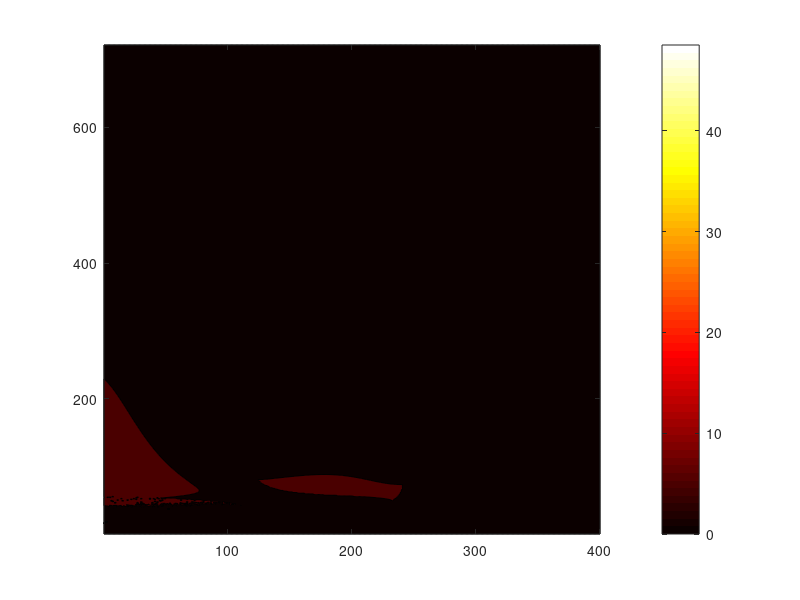

The MATLAB script that drew this image: (Note: this script raises an error after producing the figure.)
clc; clear; 

load('hw_1.mat', 'dv')

% [r,c,~] = size(v1_lambert);
% dv_1 = zeros(r, c, 1);
% dv_2 = zeros(r, c, 1);
% for i=1:r
%     for j=1:c
%         tmp = v1_lambert(i,j,:);
%         if norm([tmp(1) tmp(2) tmp(3)]) == 0
%             dv1_tmp = v1_lambert(i,j,:) - v_traj_e1(i);
%             dv_1(i,j,:) = norm([dv1_tmp(1) dv1_tmp(2) dv1_tmp(3)]);
%             dv2_tmp = v_traj_1I(i) - v2_lambert(i,j,:);
%             dv_2(i,j,:) = norm([dv2_tmp(1) dv2_tmp(2) dv2_tmp(3)]);
%         end
%     end
% end

% dv = v1_lambert + v2_lambert;

val = min(min(dv));

mu_sun = 1.327124400189*10^11; % in km^3/s^2
au = 1.495978707*10^8; % km
DU = au;

P = 2*pi*sqrt(au^3/mu_sun); % period
TU = sqrt(au^3/mu_sun); % seconds

% dv = dv*DU/TU;
% dv(dv>50) = 0;
% dv = dv(dv<50);

idx = find(dv>100)
dv(idx) = 0;

figure(1)
colormap(hot)
contourf(dv)
colorbar
dateaxis('x',1,datetime(2017,1,1))
dateaxis('y', 1, datetime(2017, 8,1))

